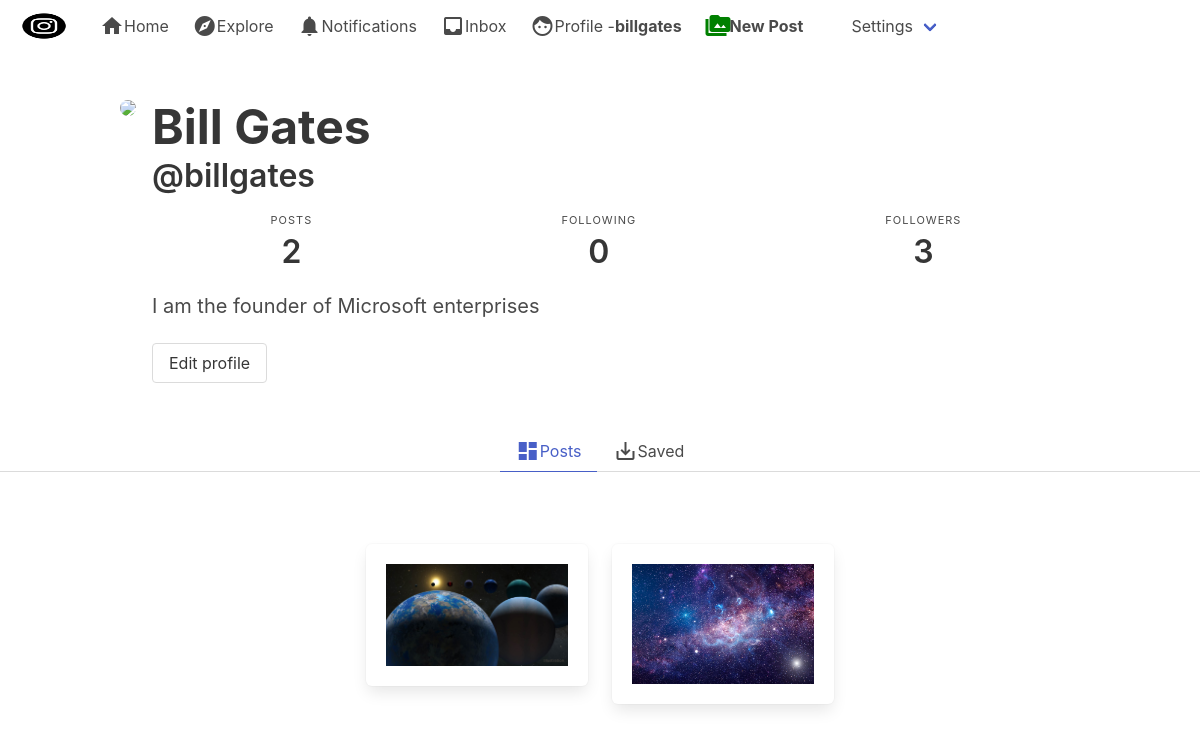
Page /billgates/ (signed in) on the committed database.
### authy/models.py (models this page shows)
class Profile(models.Model):
	user = models.OneToOneField(User, on_delete=models.CASCADE)
	first_name = models.CharField(max_length=50, null=True, blank=True)
	last_name = models.CharField(max_length=50, null=True, blank=True)
	location = models.CharField(max_length=50, null=True, blank=True)
	url = models.CharField(max_length=80, null=True, blank=True)
	profile_info = models.TextField(max_length=150, null=True, blank=True)
	created = models.DateField(auto_now_add=True)
	favorites = models.ManyToManyField(Post)
	picture = models.ImageField(upload_to=user_directory_path, blank=True, null=True, verbose_name='Picture')

### post/models.py (models this page shows)
class Post(models.Model):
    id = models.UUIDField(primary_key=True, default=uuid.uuid4, editable=False)
    picture = models.ImageField(upload_to=user_directory_path, verbose_name='Picture', null=False)
    caption = models.TextField(max_length=1500, verbose_name='Caption')
    posted = models.DateTimeField(auto_now_add=True)
    tags = models.ManyToManyField(Tag, related_name='tags')
    user = models.ForeignKey(User, on_delete=models.CASCADE)
    likes = models.IntegerField(default=0)
    def get_absolute_url(self):
        return reverse('postdetails', args=[str(self.id)])

### authy/views.py (the view)
# urls.py: path('<username>/', UserProfile, name='profile'),
def UserProfile(request, username):
	user = get_object_or_404(User, username=username)
	profile = Profile.objects.get(user=user)
	url_name = resolve(request.path).url_name
	if url_name == 'profile':
		posts = Post.objects.filter(user=user).order_by('-posted')
	else:
		posts = profile.favorites.all()
	posts_count = Post.objects.filter(user=user).count()
	following_count= Follow.objects.filter(follower=user).count()
	followers_count = Follow.objects.filter(following=user).count()
	follow_status = Follow.objects.filter(following=user, follower=request.user).exists()
	paginator = Paginator(posts, 8)
	page_number = request.GET.get('page')
	posts_paginator = paginator.get_page(page_number)
	template = loader.get_template('profile.html')
	context = {
		'posts': posts_paginator,
		'profile':profile,
		'url_name':url_name,
		'posts_count': posts_count,
		'followers_count': followers_count,
		'following_count': following_count,
		'follow_status': follow_status,
	}
	return HttpResponse(template.render(context, request))

### instagram/templates/profile.html (shortened to what this page needs)
{% extends 'base.html' %}
{% load static %}
{% block content %}
        <article class="media">
            <div class="media-left">
                <figure class="image is-256x256">
                  {% if profile.picture %}
                  <img class="is-rounded" src="{{ profile.picture.url }}">
                  {% else %}
                  <img class="is-rounded" src="https://bulma.io/images/placeholders/256x256.png">
                  {% endif %}
                </figure>
            </div>
            <div class="media-content">
                <div class="content">
                    <h1 style="font-weight:bold;" class="title is-1">{% if profile.first_name %}{{ profile.first_name }} {{ profile.last_name}}{% endif %}</h1>
                    <h2 class="subtitle is-3">@{{ profile.user }}</h2>
                </div>
        <nav class="level is-mobile">
            <div class="level-item has-text-centered">
              <div>
                <p class="heading">Posts</p>
                <p class="title">{{ posts_count }}</p>
              </div>
            </div>
            <div class="level-item has-text-centered">
              <div>
                <p class="heading">Following</p>
                <p class="title">{{ following_count }}</p>
              </div>
            </div>
            <div class="level-item has-text-centered">
              <div>
                <p class="heading">Followers</p>
                <p class="title">{{ followers_count }}</p>
              </div>
            </div>
          </nav>
<p class="subtitle is-5">{% if profile.profile_info %} {{ profile.profile_info }} {% endif %}</p>
{% if user.is_authenticated and user == profile.user %}
  <a href="{% url 'edit-profile' %}" class="button">Edit profile</a>
{% endif %}
</div>
        </article>
    </div>
  </section>
  <div class="tabs is-centered">
    <ul>
      <li class="{% if url_name == 'profile' %}is-active{% endif %}">
      <a href="{% url 'profile' profile.user %}">  <i class="material-icons">dashboard</i>Posts</a>
      </li>
      <li class="{% if url_name == 'profilefavorites' %}is-active{% endif %}">
      <a href="{% url 'profilefavorites' profile.user %} "><i class="material-icons">save_alt</i>Saved</a>
     </li>
    </ul>
  </div>
  <section class="section">
    <div class="container">
      <div class="columns is-mobile is-multiline is-centered">
      {% for post in posts %}
        <div class="column is-one-quarter">
           <div class="box">
                <figure class="image is-256x256">
                    <a href="{{ post.get_absolute_url  }}"><img src="{{ post.picture.url  }}" alt="Image"></a>
                 </figure>
             </div>
          </div>
      {% empty %}
         <br>
          <h3 class="title is-3">You do not have any post!</h3>
      {% endfor %}
    </div>
    </div>
  </section>
  {% endblock %}

### instagram/templates/base.html (shortened to what this page needs)
{% load static %}
<!DOCTYPE html>
<html>
  <head>
    <link rel="stylesheet" href="{% static 'css/bulma.min.css' %}">
    <link rel="stylesheet" href="{% static 'css/style.css' %}">
  </head>
  <body>
    <nav class="navbar" role="navigation" aria-label="main navigation">
  <div class="navbar-brand">
    <a class="navbar-item" href="https://bulma.io">
      <img src="{% static 'img/i.png' %}" width="64" height="64">
    </a>
  </div>
  <div id="navbarBasicExample" class="navbar-menu">
    <div class="navbar-start">
      <a href="{% url 'index' %}" class="navbar-item">
        <span class="material-icons">home</span>
        Home
      </a>
      <a class="navbar-item">
        <span class="material-icons">explore</span>
        Explore
      </a>
      <a class="navbar-item">
        <span class="material-icons">notifications</span>
        Notifications
      </a>
      <a class="navbar-item">
        <span class="material-icons">inbox</span>
        Inbox
      </a>
      <a href="{% url 'profile' request.user %}" class="navbar-item">
        <span class="material-icons">face</span>
        Profile -<strong>{{ request.user }}</strong>
      </a>
      <a href="{% url 'newpost' %}" class="navbar-item">
        <i style="color:green; font-weight:bold" class="material-icons">perm_media</i>
        <strong>New Post</strong
      </a>
      <div class="navbar-item has-dropdown is-hoverable">
        <a class="navbar-link">
        Settings
        </a>
      </div>
    </div>
  </div>
</nav>
  <section class="section">
    <div class="container">
        {% block content %}
        {% endblock %}
  </body>
</html>

### rows in the picture
Profile: first_name "Bill", last_name "Gates", user "billgates", profile_info "I am the founder of Microsoft enterprises"
Post: picture (picture)
Post: picture (picture)

### other values in the picture
{{ request.user }} "billgates"
{{ posts_count }} "2"
{{ following_count }} "0"
{{ followers_count }} "3"
